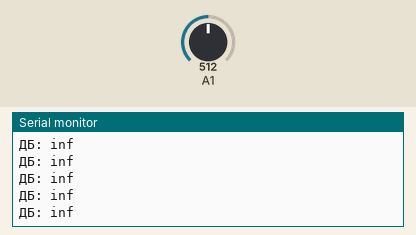
Bench run of a sketch on a simulated Arduino Uno, built with avr-gcc and run on an emulated ATmega328P. Shown: the last lines printed to the serial monitor. The test bench sets the inputs (shaded band); at power-on: A1 = 512.

Above: at 1.2 s.
1.3 s: A1 set to 306
At 1.32 s:
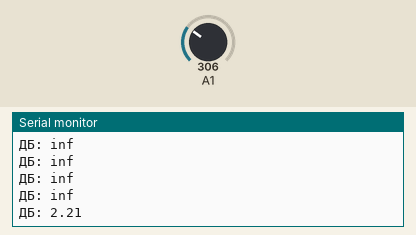
2.8 s: A1 set to 716
At 2.82 s:
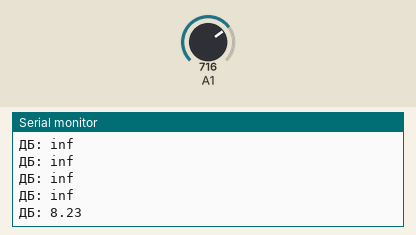

Measured:
- after the input at 1.3 s, the serial monitor: prints a new line at once (image 1)
- after the input at 2.8 s, the serial monitor: prints a new line at once (image 2)

The sketch:

testMicro.ino
```cpp
const int sampleWindow=50;
unsigned int sample;
#include <math.h>
void setup(){
  Serial.begin(9600);
}

void loop(){
  unsigned long startMillis=millis();
  unsigned int peakToPeak=0;

  unsigned int signalMax=0;
  unsigned int signalMin=1024;

  while(millis()-startMillis<sampleWindow){
    sample=analogRead(1);

    if(sample<1024){
      if(sample>signalMax){
        signalMax=sample;
      }
      else if(sample<signalMin){
        signalMin=sample;
      }
    }
  }

  peakToPeak=signalMax-signalMin;
  double volts=(peakToPeak*5)/1024;
  //Serial.println(volts);
  double dBells=20*log10(volts/0.775);
  Serial.print("ДБ: ");
  Serial.println(dBells);
}
```
